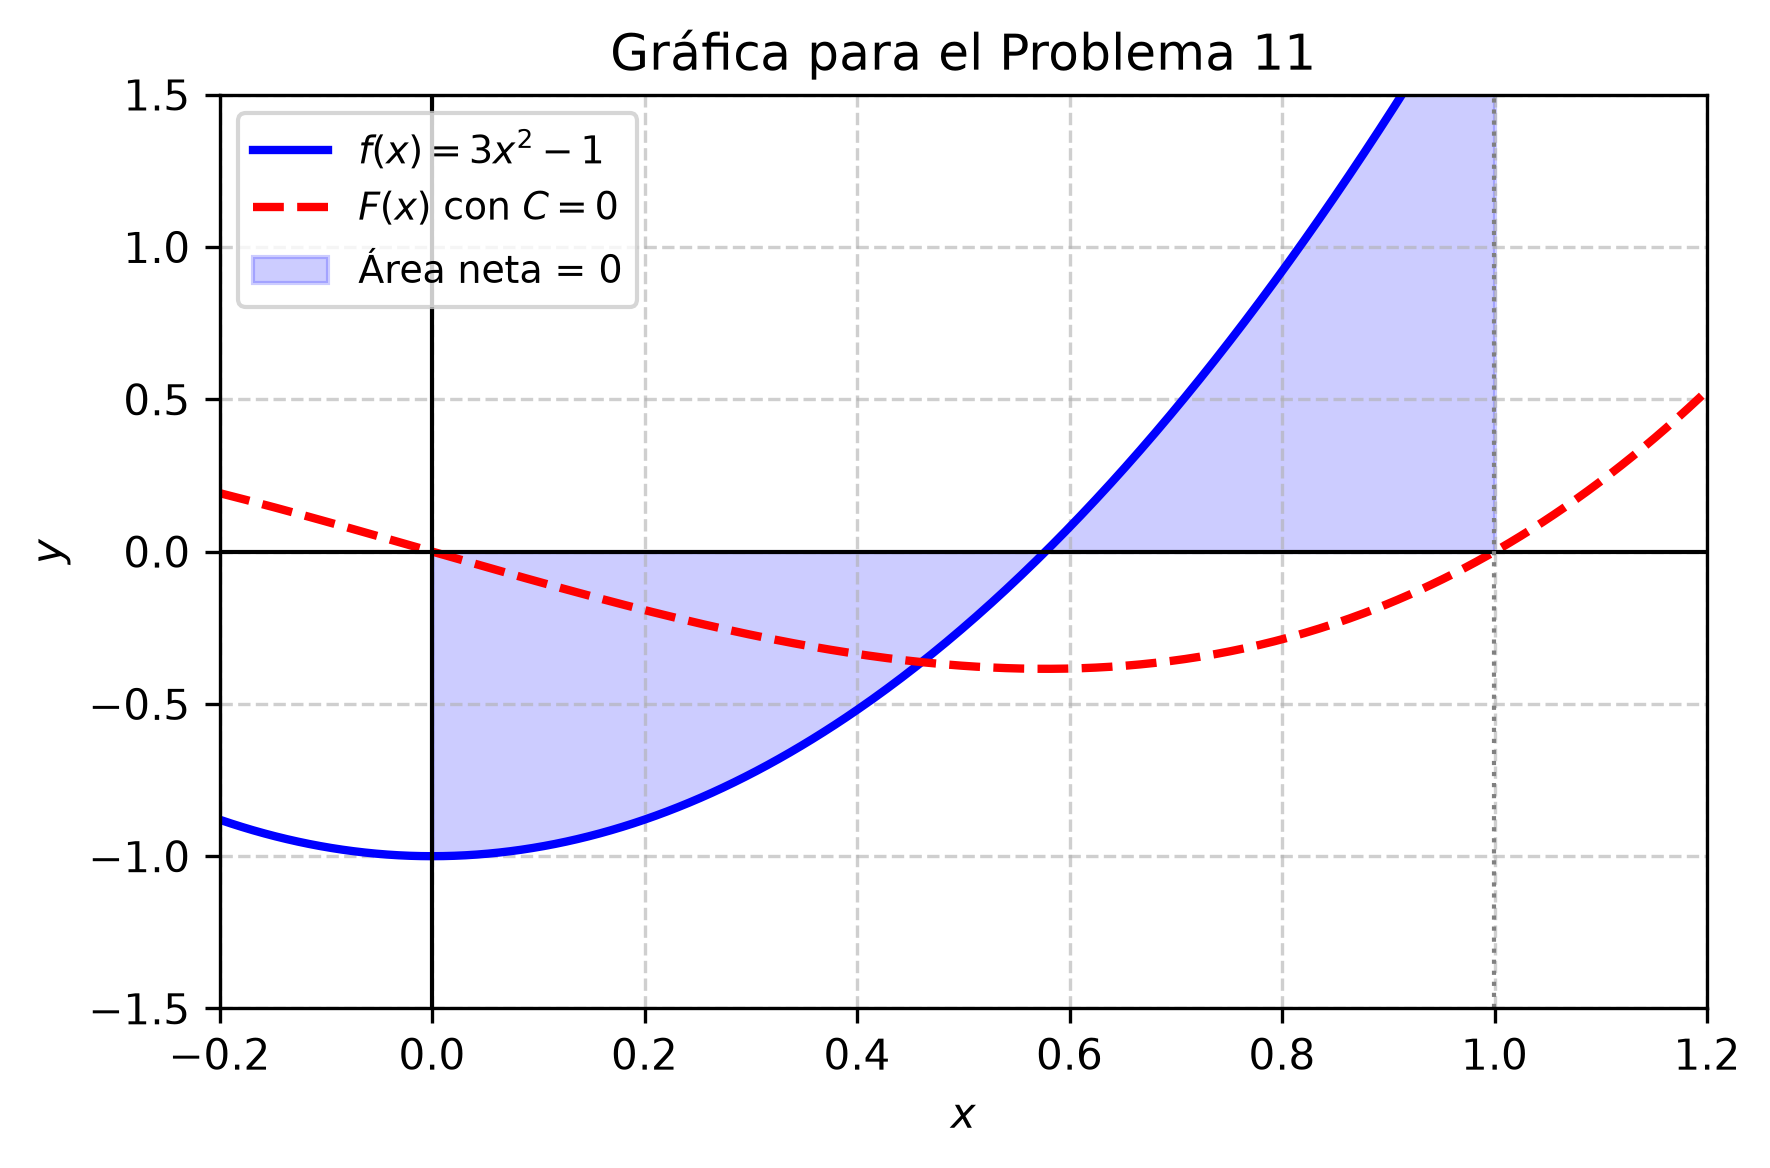

This figure's Python source:
import matplotlib
matplotlib.use('Agg')
import numpy as np
import matplotlib.pyplot as plt

def f(x):
    return 3 * x**2 - 1

def F(x):
    return x**3 - x

x = np.linspace(-0.2, 1.2, 400)
y_f = f(x)
y_F = F(x)

plt.figure(figsize=(6, 4))
plt.plot(x, y_f, label=r'$f(x) = 3x^2 - 1$', color='blue', linewidth=2)
plt.plot(x, y_F, label=r'$F(x)$ con $C=0$', color='red', linestyle='--', linewidth=2)

x_fill = np.linspace(0, 1, 200)
plt.fill_between(x_fill, f(x_fill), color='blue', alpha=0.2, label='Área neta = 0')

plt.axhline(0, color='black', linewidth=1)
plt.axvline(0, color='black', linewidth=1)
plt.axvline(1, color='gray', linestyle=':', linewidth=1)

plt.title('Gráfica para el Problema 11')
plt.xlabel('$x$')
plt.ylabel('$y$')
plt.legend(loc='upper left', fontsize=9)
plt.grid(True, linestyle='--', alpha=0.6)
plt.xlim(-0.2, 1.2)
plt.ylim(-1.5, 1.5)
plt.tight_layout()
plt.savefig(r'semana_06/graficas/SEM06_P11_grafica.png', dpi=300, bbox_inches='tight')
plt.close()
